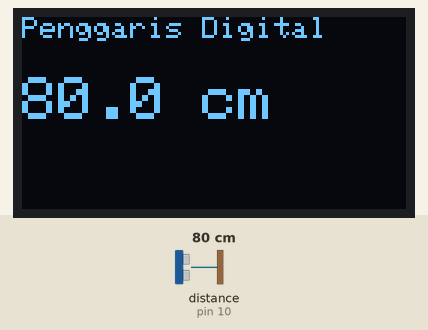
Bench run of a sketch on a simulated Arduino Uno, built with avr-gcc and run on an emulated ATmega328P. Shown: 128×64 one-colour display. Inputs (shaded band) come from the test bench; at power-on: distance to the obstacle (sensor on pin 10) 80 cm. The echo pulse lasts 58.3 µs per cm; what the sketch prints to the serial monitor is not drawn.

Above: at 2.2 s.
2.3 s: distance to the obstacle (sensor on pin 10) set to 2 cm
At 3.2 s:
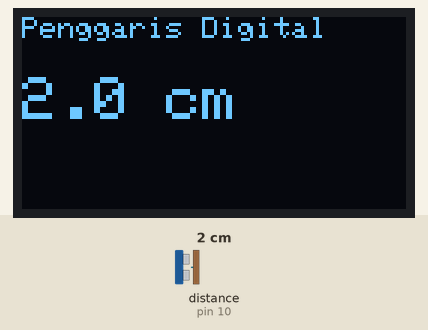
3.9 s: distance to the obstacle (sensor on pin 10) set to 4 cm
At 4.8 s:
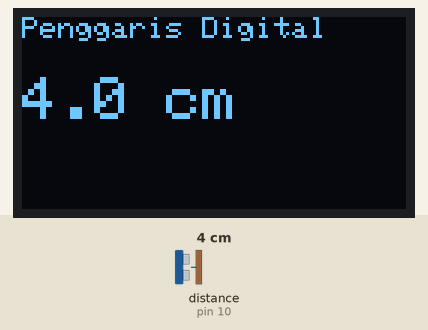
5.6 s: distance to the obstacle (sensor on pin 10) set to 9 cm
At 6.4 s:
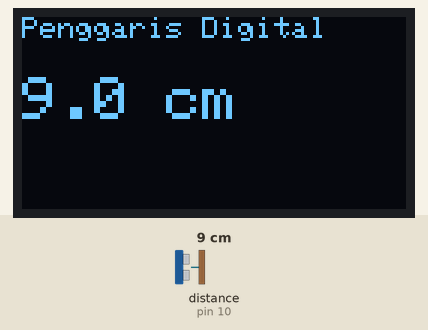
Timing chart, 0 to 8.6 s (numbered marks = the images above; inputs shaded):
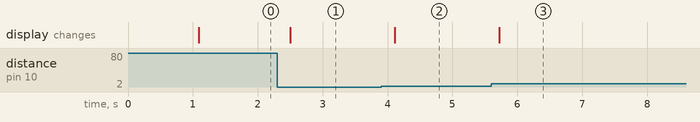

Measured:
- after the input at 2.3 s, the display: changes after 0.20 s (image 1)
- after the input at 3.9 s, the display: changes after 0.21 s (image 2)
- after the input at 5.6 s, the display: changes after 0.12 s (image 3)

The sketch:

digitalruleroled.ino
```cpp
#include <Wire.h>
#include <Adafruit_GFX.h>
#include <Adafruit_SSD1306.h>
#include <HCSR04.h>  // Pastikan HCSR04-2.0.0 sudah diinstal

// OLED
#define SCREEN_WIDTH 128
#define SCREEN_HEIGHT 64
#define OLED_RESET    -1
Adafruit_SSD1306 display(SCREEN_WIDTH, SCREEN_HEIGHT, &Wire, OLED_RESET);

// HC-SR04 versi 2.0.0
#define TRIG_PIN 9
#define ECHO_PIN 10
// Perhatikan nama class
UltraSonicDistanceSensor sensor(TRIG_PIN, ECHO_PIN);

void setup() {
  Serial.begin(9600);

  // Inisialisasi OLED
  if(!display.begin(SSD1306_SWITCHCAPVCC, 0x3C)) {
    Serial.println(F("SSD1306 allocation failed"));
    for(;;);
  }

  display.clearDisplay();
  display.setTextSize(2);
  display.setTextColor(SSD1306_WHITE);
  display.setCursor(0,0);
  display.println("Penggaris");
  display.display();
  delay(1000);
}

void loop() {
  float distance = sensor.measureDistanceCm();  // fungsi versi 2.0.0
  Serial.println(distance);

  // Tampilkan ke OLED
  display.clearDisplay();
  display.setTextSize(1);
  display.setCursor(0,0);
  display.println("Penggaris Digital");
  display.setTextSize(2);
  display.setCursor(0,20);
  display.print(distance,1);
  display.println(" cm");
  display.display();

  delay(200); // Update tiap 200ms
}
```
